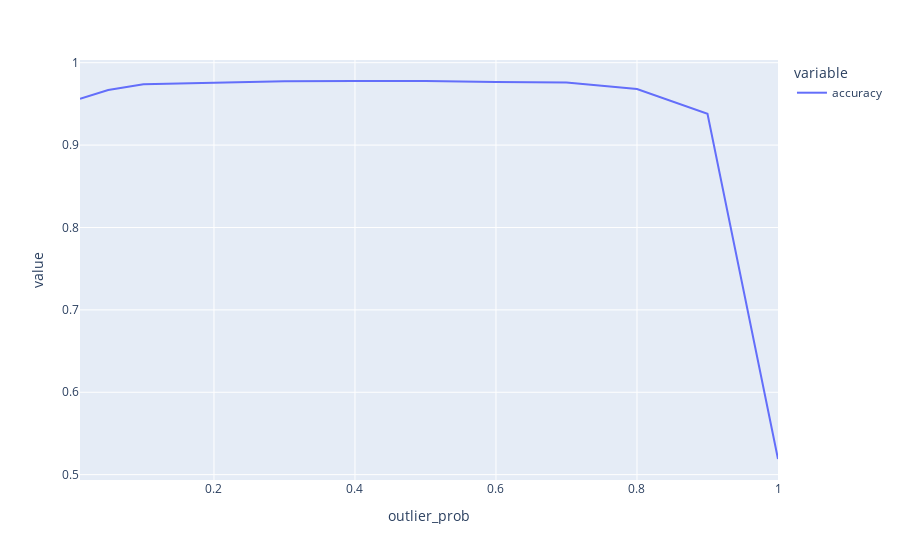

The cell this chart's notebook holds for it:
### Code cell
df_gru.plot(kind='line', x='outlier_prob', y="accuracy")

### Figure 1 — Plotly figure (JSON) as saved in the notebook; plotly's stock layout.template omitted (floating-point values rounded to 4 significant figures)
{"data": [{"hovertemplate": "variable=accuracy<br>outlier_prob=%{x}<br>value=%{y}<extra></extra>", "legendgroup": "accuracy", "line": {"color": "#636efa", "dash": "solid"}, "mode": "lines", "name": "accuracy", "orientation": "v", "showlegend": true, "type": "scatter", "x": [0.01, 0.05, 0.1, 0.2, 0.3, 0.4, 0.5, 0.6, 0.7, 0.8, 0.9, 1], "xaxis": "x", "y": [0.9562, 0.9668, 0.9738, 0.9754, 0.9774, 0.9776, 0.9778, 0.9765, 0.9761, 0.9681, 0.9379, 0.519], "yaxis": "y"}], "layout": {"legend": {"title": {"text": "variable"}, "tracegroupgap": 0}, "margin": {"t": 60}, "xaxis": {"anchor": "y", "domain": [0, 1], "title": {"text": "outlier_prob"}}, "yaxis": {"anchor": "x", "domain": [0, 1], "title": {"text": "value"}}}}
